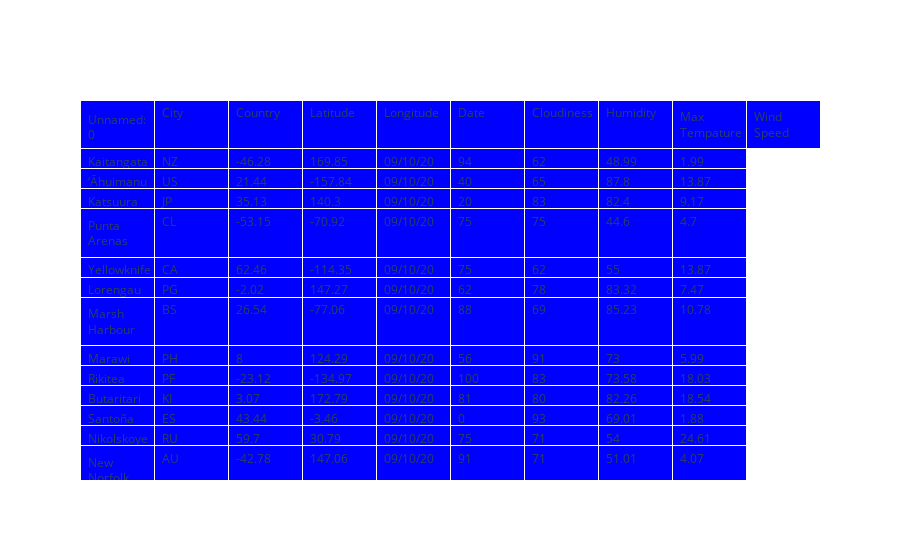

The notebook cell this image was saved under:
### Code cell
# Thought of formatting tables in flask
fig = go.Figure(data=[go.Table( header=dict(values=list(df.columns), fill_color='blue',align='left'),
                                cells=dict(values=[df["City"], df["Country"], df["Latitude"], df["Longitude"], df["Date"], 
                                                   df["Cloudiness"], df["Humidity"], df["Max Tempature"], df["Wind Speed"]], fill_color='blue', 
                                                   align='left'))])
fig.show()

### Figure 1 — Plotly figure (JSON) as saved in the notebook; plotly's stock layout.template omitted (floating-point values rounded to 4 significant figures; data arrays with more than 128 entries replaced by an {"elided": "..."} marker saying what was removed)
{"data": [{"cells": {"align": "left", "fill": {"color": "blue"}, "values": {"elided": "9x533 mixed values"}}, "header": {"align": "left", "fill": {"color": "blue"}, "values": ["Unnamed: 0", "City", "Country", "Latitude", "Longitude", "Date", "Cloudiness", "Humidity", "Max Tempature", "Wind Speed"]}, "type": "table"}], "layout": {}}
